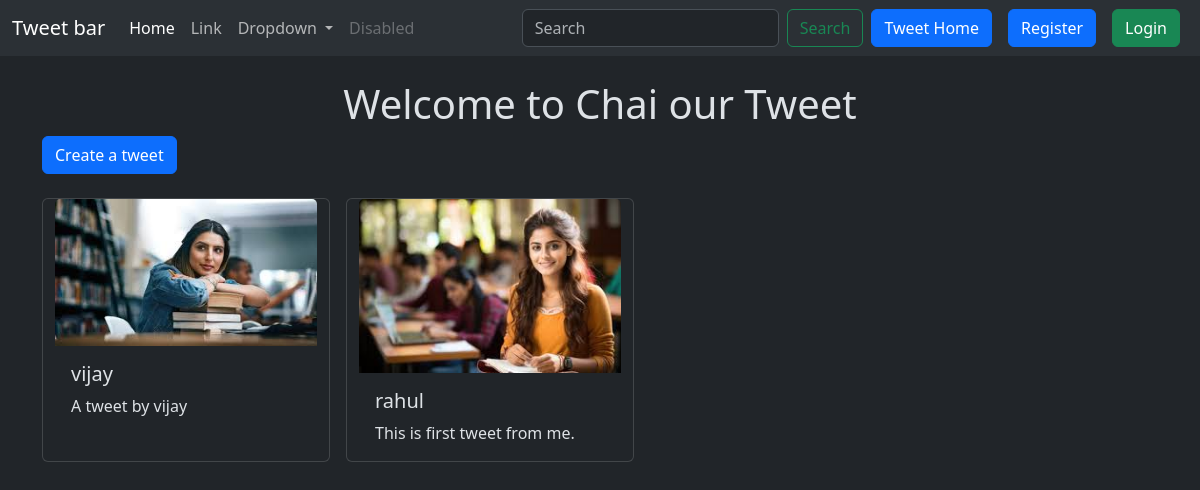
The page / on the database its author committed.
### tweet/models.py (models this page shows, shortened)
class Tweet(models.Model):
    user = models.ForeignKey(User, on_delete=models.CASCADE)
    text = models.TextField(max_length=240)
    photo = models.ImageField(upload_to='photos/', blank=True, null=True)
    created_at = models.DateTimeField(auto_now_add=True)
    update_at = models.DateTimeField(auto_now=True)

### tweet/views.py (the view)
# urls.py: path('',tweet_list,name='tweet_list'),
def tweet_list(request):
    tweets = Tweet.objects.all().order_by('-created_at')
    return render(request,'tweet_list.html',{'tweets':tweets})

### tweet/templates/tweet_list.html (shortened to what this page needs)
{% extends "layout.html" %}
{% block content %}
<h1 class="text-center mt-4">Welcome to Chai our Tweet</h1>
<a class="btn btn-primary mb-4" href="{% url 'tweet_create' %}">Create a tweet</a>
<div class="container row gap-3">
    {% for tweet in tweets %}
    <div class="card" style="width: 18rem;">
        <img src="{{tweet.photo.url}}" class="card-img-top" alt="...">
        <div class="card-body">
          <h5 class="card-title">{{tweet.user.username}}</h5>
          <p class="card-text">{{tweet.text}}</p>
        </div>
      </div>
    {% endfor %}
</div>
{% endblock %}

### rows shown on the page
Tweet: photo (picture), user.username "vijay", text "A tweet by vijay"
Tweet: photo (picture), user.username "rahul", text "This is first tweet from me."
